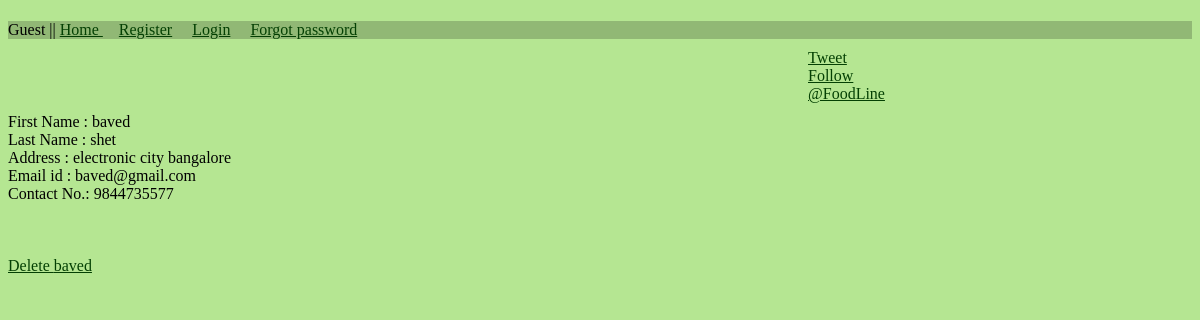
Before: /foodline/customerdata/1/ with the older database file.
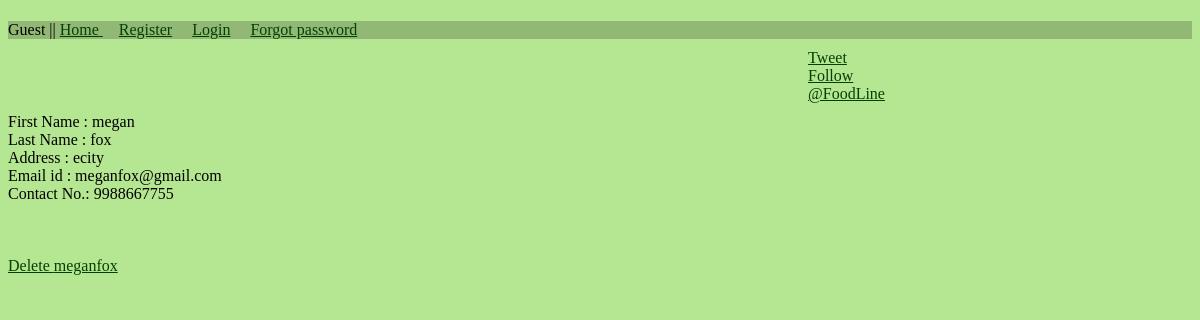
After: the same page with the newer database file.
### company/models.py (models this page shows)
class Customer(models.Model):
    customer=models.ForeignKey(User)
    contact_no=models.IntegerField(max_length = 10)
    address=models.TextField()

### company/views.py (the view)
# urls.py: url(r'^customerdata/(?P<d_id>\d+)/$',views.customer_details),
def customer_details(request,d_id):
    customer_data=Customer.objects.get(id = d_id)
    return render_to_response('cust_data.html',locals())

### templates/cust_data.html
{% extends "base.html" %}
{% block content %}
 First Name :      {{ customer_data.customer.first_name }} <br>
 Last Name  :      {{ customer_data.customer.last_name }} <br>
 Address :         {{ customer_data.address }} <br>
 Email id :        {{ customer_data.customer.email}}<br>
 Contact No.:      {{ customer_data.contact_no }} <br>
 <br><br><br>
 <a href ="/foodline/deletecustomer/{{ customer_data.id }}">Delete  {{ customer_data.customer.username }} </a>
{% endblock %}

Changed rows visible on the page:
changed Customer: customer.first_name "baved" → "megan"; customer.last_name "shet" → "fox"; address "electronic city bangalore" → "ecity"; customer.email "baved@gmail.com" → "meganfox@gmail.com"; contact_no "9844735577" → "9988667755"; customer.username "baved" → "meganfox"
